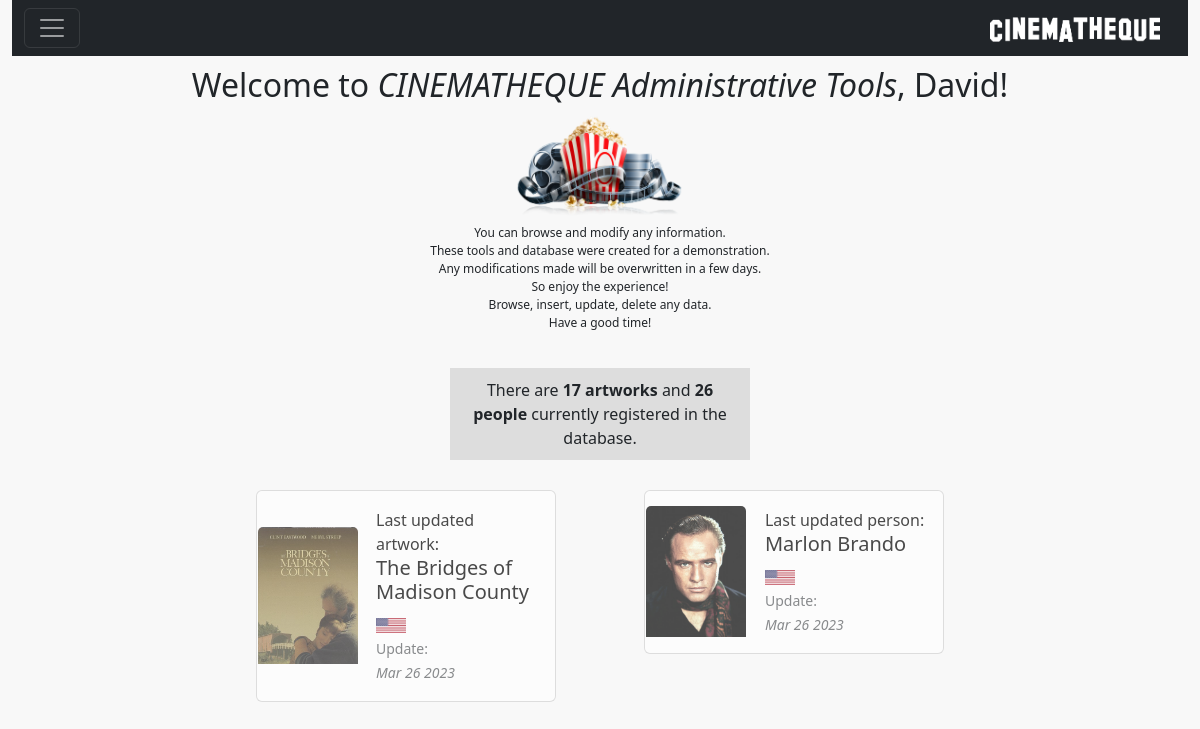
The app's page /home (signed in), older data.
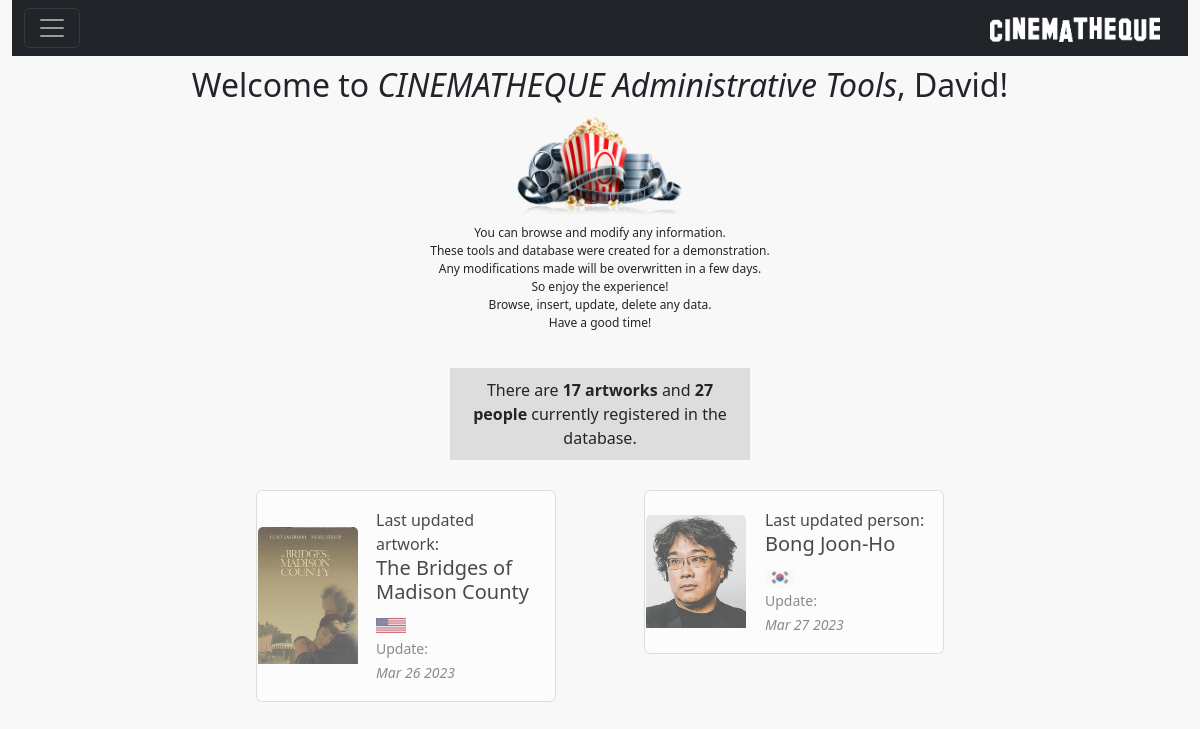
The same page, newer data.
### core/models.py (models this page shows, shortened)
class Base(models.Model):
    DateTimeOfInsert = models.DateTimeField(auto_now_add=True,auto_now=False)
    DateTimeOfLastUpdate = models.DateTimeField(auto_now=True)
    InsertUser = models.ForeignKey( settings.AUTH_USER_MODEL, null=True, blank=True,
                                    on_delete=models.CASCADE, related_name='+' )
    LastUpdateUser = models.ForeignKey( settings.AUTH_USER_MODEL, null=True, blank=True,
                                         on_delete=models.CASCADE, related_name='+' )
    class Meta:
        abstract = True

class Person(Base):
    Name = models.CharField(max_length=60)
    DateOfBirth = models.DateField(auto_now=False, null=True, blank=True)
    DateOfDeath = models.DateField(auto_now=False, null=True, blank=True)
    CountryOfBirth = models.ForeignKey(Country, null=True, blank=True, on_delete=models.DO_NOTHING)
    Photo = models.ImageField(upload_to='person_photos', null=True, blank=True)
    def __str__(self):
        return self.Name

class Country(Base):
    NameEN = models.CharField(max_length=60)
    NamePT_BR = models.CharField(max_length=60)
    Flag = models.ImageField(upload_to='countries_flags/', null=True, blank=True)
    class Meta:
        verbose_name_plural = 'Countries'

### core/views.py (the view)
# urls.py: re_path(r'home', home, name='core_home'),
def home(request):
    if request.user.is_authenticated:
        artwork = Artwork.objects.latest('DateTimeOfLastUpdate')
        person = Person.objects.latest('DateTimeOfLastUpdate')
        numartworks = Artwork.objects.all().count()
        numpeople = Person.objects.all().count()
        data = {
            'latestartwork': artwork,
            'latestperson': person,
            'numartworks': numartworks,
            'numpeople': numpeople,
            'userProfile': UserProfile.objects.get(User=request.user),
        }
        return render(request, 'core/home.html', data )
    else:
        return redirect('login')

### core/models.py (called while the page is built)
    def __str__(self):
        return self.User.username

    def is_superuser(self):
        return self.User.is_superuser

    def Title(self):
        return self.TitleEN if self.TitleEN else self.OriginalTitle

    def __str__(self):
        return self.Title()

### core/templates/core/home.html (shortened to what the changed rows need)
{% extends 'logged.html' %}
{% load static %}
{% block main %}
    <div class="row">
        <h2 style="text-align: center">Welcome to <i>CINEMATHEQUE Administrative Tools</i>, {{userProfile|title}}!</h2>
    </div>
    <div style="display: flex; justify-content: center; padding-bottom: 30px">
        <div style="text-align: center; width: 300px; padding: 10px; background-color: #dddddd;
         border: 1px; border-style: none">
                There are <b>{{numartworks}} artworks</b> and <b>{{numpeople}} people</b> currently registered in the database.
        </div>
    </div>
    <div class="row" style="justify-content: center;">
      <div style="width: 50rem;  display: flex; justify-content: space-around; flex-wrap: wrap">
        <a href="{% url 'core_person_update' latestperson.id %}" class="cardhome">
            <div class="card mb-3 text-bg-light" style="background-color: #ffffff !important; width: 300px">
              <div class="row g-0 flex-nowrap">
                <table>
                    <tr>
                        <td style="100px">
                              {% if latestperson.Photo %}
                                  <img src="{{latestperson.Photo.url}}" class="card-img-top" alt="Latest movie" style="width: 100px"/>
                              {% else %}
                                  <img src="{% static 'img/no_img.png' %}" class="card-img-top" alt="Latest movie" style="width: 100px"/>
                              {% endif %}
                        </td>
                        <td style="200px">
                          <div class="card-body">
                              <span class="card-text">Last updated person:</span>
                              <h5 class="card-title">{{latestperson}}</h5>
                              {% if latestperson.CountryOfBirth.Flag %}
                                <img src="{{latestperson.CountryOfBirth.Flag.url}}" width="30"/>
                              {% endif %}
                             <p class="card-text"><small class="text-muted">Update: <BR>
                                 <i>{{latestperson.DateTimeOfLastUpdate|date:"M d Y"}}</i></small></p>
                          </div>
                        </td>
                    </tr>
                </table>
              </div>
            </div>
        </a>
      </div>
    </div>
{% endblock %}

Row changes from the older to the newer data that the page shows:
no longer on this page (row unchanged): Person: Photo (picture), Name "Marlon Brando", CountryOfBirth.Flag (picture), DateTimeOfLastUpdate "Mar 26 2023"
added Person: Photo (picture), Name "Bong Joon-Ho", CountryOfBirth.Flag (picture), DateTimeOfLastUpdate "Mar 27 2023"
Text that changed along with them:
{{ numpeople }}: "26" → "27"
